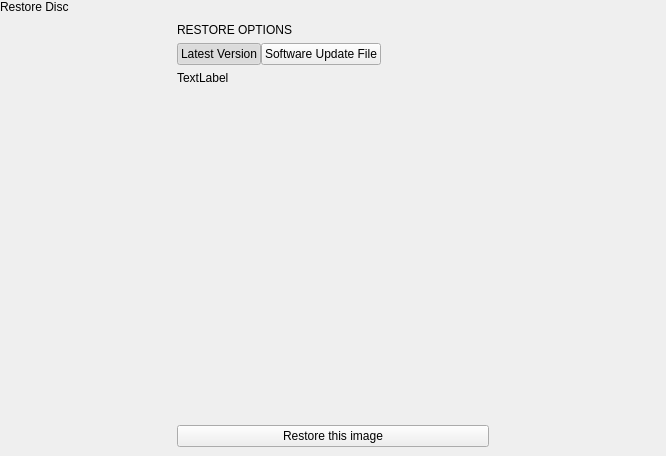
<?xml version="1.0" encoding="UTF-8"?>
<ui version="4.0">
 <class>IDeviceRestorePopover</class>
 <widget class="QWidget" name="IDeviceRestorePopover">
  <property name="geometry">
   <rect>
    <x>0</x>
    <y>0</y>
    <width>666</width>
    <height>456</height>
   </rect>
  </property>
  <property name="windowTitle">
   <string>Form</string>
  </property>
  <layout class="QVBoxLayout" name="verticalLayout">
   <property name="spacing">
    <number>0</number>
   </property>
   <property name="leftMargin">
    <number>0</number>
   </property>
   <property name="topMargin">
    <number>0</number>
   </property>
   <property name="rightMargin">
    <number>0</number>
   </property>
   <property name="bottomMargin">
    <number>0</number>
   </property>
   <item>
    <widget class="tStackedWidget" name="mainStack">
     <property name="currentIndex">
      <number>0</number>
     </property>
     <widget class="QWidget" name="mainPage">
      <layout class="QVBoxLayout" name="verticalLayout_5">
       <property name="spacing">
        <number>0</number>
       </property>
       <property name="leftMargin">
        <number>0</number>
       </property>
       <property name="topMargin">
        <number>0</number>
       </property>
       <property name="rightMargin">
        <number>0</number>
       </property>
       <property name="bottomMargin">
        <number>0</number>
       </property>
       <item>
        <widget class="tTitleLabel" name="titleLabel">
         <property name="text">
          <string notr="true">Restore Disc</string>
         </property>
        </widget>
       </item>
       <item alignment="Qt::AlignHCenter">
        <widget class="QWidget" name="optionsWidget" native="true">
         <layout class="QVBoxLayout" name="verticalLayout_4">
          <item>
           <widget class="tSubtitleLabel" name="optionsLabel">
            <property name="text">
             <string notr="true">RESTORE OPTIONS</string>
            </property>
           </widget>
          </item>
          <item>
           <layout class="QHBoxLayout" name="horizontalLayout">
            <property name="spacing">
             <number>0</number>
            </property>
            <item>
             <widget class="QPushButton" name="latestVersionButton">
              <property name="text">
               <string>Latest Version</string>
              </property>
              <property name="checkable">
               <bool>true</bool>
              </property>
              <property name="checked">
               <bool>true</bool>
              </property>
              <property name="autoExclusive">
               <bool>true</bool>
              </property>
             </widget>
            </item>
            <item>
             <widget class="QPushButton" name="restoreFileButton">
              <property name="text">
               <string>Software Update File</string>
              </property>
              <property name="checkable">
               <bool>true</bool>
              </property>
              <property name="checked">
               <bool>false</bool>
              </property>
              <property name="autoExclusive">
               <bool>true</bool>
              </property>
             </widget>
            </item>
            <item>
             <spacer name="horizontalSpacer">
              <property name="orientation">
               <enum>Qt::Horizontal</enum>
              </property>
              <property name="sizeHint" stdset="0">
               <size>
                <width>0</width>
                <height>0</height>
               </size>
              </property>
             </spacer>
            </item>
           </layout>
          </item>
          <item>
           <widget class="tStackedWidget" name="stackedWidget">
            <property name="currentIndex">
             <number>0</number>
            </property>
            <widget class="QWidget" name="latestVersionPage">
             <layout class="QVBoxLayout" name="verticalLayout_3">
              <property name="spacing">
               <number>0</number>
              </property>
              <property name="leftMargin">
               <number>0</number>
              </property>
              <property name="topMargin">
               <number>0</number>
              </property>
              <property name="rightMargin">
               <number>0</number>
              </property>
              <property name="bottomMargin">
               <number>0</number>
              </property>
              <item>
               <widget class="QLabel" name="latestUpdateInformation">
                <property name="text">
                 <string notr="true">TextLabel</string>
                </property>
               </widget>
              </item>
              <item>
               <spacer name="verticalSpacer">
                <property name="orientation">
                 <enum>Qt::Vertical</enum>
                </property>
                <property name="sizeHint" stdset="0">
                 <size>
                  <width>20</width>
                  <height>314</height>
                 </size>
                </property>
               </spacer>
              </item>
             </layout>
            </widget>
            <widget class="QWidget" name="updateFilePage">
             <layout class="QVBoxLayout" name="verticalLayout_2">
              <property name="spacing">
               <number>6</number>
              </property>
              <property name="leftMargin">
               <number>0</number>
              </property>
              <property name="topMargin">
               <number>0</number>
              </property>
              <property name="rightMargin">
               <number>0</number>
              </property>
              <property name="bottomMargin">
               <number>0</number>
              </property>
              <item>
               <layout class="QHBoxLayout" name="horizontalLayout_3">
                <property name="spacing">
                 <number>6</number>
                </property>
                <item>
                 <widget class="QLabel" name="label_2">
                  <property name="text">
                   <string>Software Update File</string>
                  </property>
                 </widget>
                </item>
                <item>
                 <widget class="QLineEdit" name="restoreFileBox"/>
                </item>
                <item>
                 <widget class="QPushButton" name="browseButton">
                  <property name="text">
                   <string>Browse...</string>
                  </property>
                 </widget>
                </item>
               </layout>
              </item>
              <item>
               <widget class="QLabel" name="updateFileInformation">
                <property name="text">
                 <string notr="true">TextLabel</string>
                </property>
               </widget>
              </item>
              <item>
               <spacer name="verticalSpacer_2">
                <property name="orientation">
                 <enum>Qt::Vertical</enum>
                </property>
                <property name="sizeHint" stdset="0">
                 <size>
                  <width>20</width>
                  <height>40</height>
                 </size>
                </property>
               </spacer>
              </item>
             </layout>
            </widget>
           </widget>
          </item>
          <item>
           <widget class="QPushButton" name="restoreButton">
            <property name="text">
             <string notr="true">Restore this image</string>
            </property>
            <property name="icon">
             <iconset theme="media-image-restore">
              <normaloff>../../../../thefrisbee/libthefrisbee/operations</normaloff>../../../../thefrisbee/libthefrisbee/operations</iconset>
            </property>
           </widget>
          </item>
         </layout>
        </widget>
       </item>
      </layout>
     </widget>
     <widget class="QWidget" name="confirmPage">
      <layout class="QVBoxLayout" name="verticalLayout_9">
       <property name="spacing">
        <number>0</number>
       </property>
       <property name="leftMargin">
        <number>0</number>
       </property>
       <property name="topMargin">
        <number>0</number>
       </property>
       <property name="rightMargin">
        <number>0</number>
       </property>
       <property name="bottomMargin">
        <number>0</number>
       </property>
       <item>
        <widget class="tTitleLabel" name="titleLabel_3">
         <property name="text">
          <string>Restore to Block</string>
         </property>
        </widget>
       </item>
       <item alignment="Qt::AlignHCenter">
        <widget class="QWidget" name="restoreConfirmWidget" native="true">
         <layout class="QVBoxLayout" name="verticalLayout_8">
          <item>
           <widget class="QLabel" name="label_5">
            <property name="font">
             <font>
              <bold>true</bold>
             </font>
            </property>
            <property name="text">
             <string>THIS IS IT</string>
            </property>
           </widget>
          </item>
          <item>
           <widget class="QLabel" name="confirmText">
            <property name="text">
             <string notr="true">Restoring to this block will erase it. There's no going back; once the block is erased, all the data on the block is gone forever.</string>
            </property>
            <property name="wordWrap">
             <bool>true</bool>
            </property>
           </widget>
          </item>
          <item>
           <widget class="QLabel" name="confirmText2">
            <property name="text">
             <string notr="true">TextLabel</string>
            </property>
           </widget>
          </item>
          <item>
           <widget class="QLabel" name="confirmText3">
            <property name="text">
             <string notr="true">TextLabel</string>
            </property>
           </widget>
          </item>
          <item>
           <widget class="QPushButton" name="doRestoreButton">
            <property name="text">
             <string>Restore this image</string>
            </property>
            <property name="icon">
             <iconset theme="media-image-restore">
              <normaloff>../../../../thefrisbee/libthefrisbee/operations</normaloff>../../../../thefrisbee/libthefrisbee/operations</iconset>
            </property>
           </widget>
          </item>
         </layout>
        </widget>
       </item>
       <item>
        <spacer name="verticalSpacer_4">
         <property name="orientation">
          <enum>Qt::Vertical</enum>
         </property>
         <property name="sizeHint" stdset="0">
          <size>
           <width>20</width>
           <height>400</height>
          </size>
         </property>
        </spacer>
       </item>
      </layout>
     </widget>
    </widget>
   </item>
  </layout>
 </widget>
 <customwidgets>
  <customwidget>
   <class>tTitleLabel</class>
   <extends>QLabel</extends>
   <header location="global">ttitlelabel.h</header>
   <slots>
    <signal>backButtonClicked()</signal>
   </slots>
  </customwidget>
  <customwidget>
   <class>tStackedWidget</class>
   <extends>QStackedWidget</extends>
   <header location="global">tstackedwidget.h</header>
   <container>1</container>
   <slots>
    <signal>switchingFrame(int)</signal>
   </slots>
  </customwidget>
  <customwidget>
   <class>tSubtitleLabel</class>
   <extends>QLabel</extends>
   <header location="global">tsubtitlelabel.h</header>
  </customwidget>
 </customwidgets>
 <resources/>
 <connections/>
</ui>
